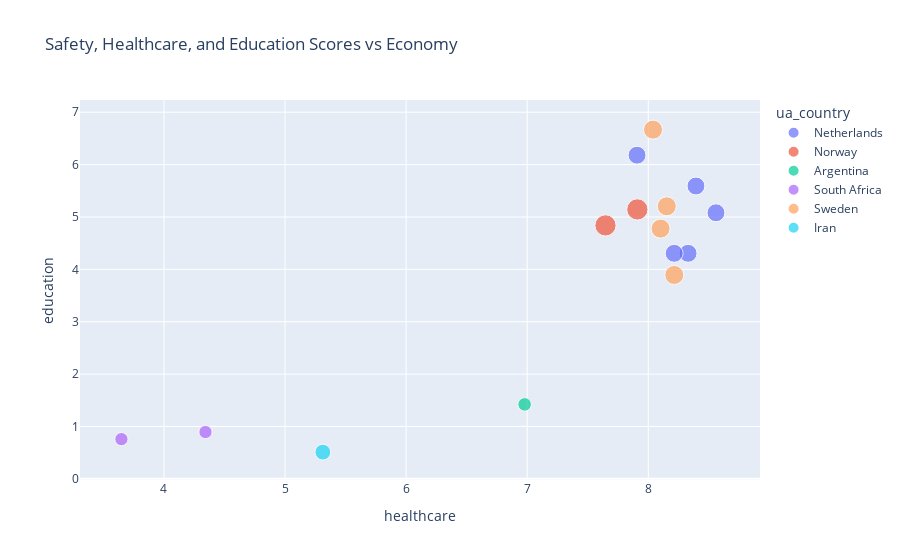

The cell this chart's notebook holds for it:
### Code cell
# @hidden_cell
ua_scores_df['ua_country'] = ua_scores_df['ua_country'].str.strip()

countries = ['Netherlands', 'Sweden', 'Norway', 'Argentina', 'South Africa', 'Iran']

subset_df_big = ua_scores_df[ua_scores_df['ua_country'].isin(countries)]

fig_bubble = px.scatter(
    subset_df_big,
    x='healthcare',
    y='education',
    size='economy',
    color='ua_country',
    hover_name='ua_name',
    title='Safety, Healthcare, and Education Scores vs Economy',
    labels={
        'cost_of_living': 'Cost of Living',
        'economy': 'Economy Score',
        'housing': 'Housing Score'
    },
    size_max=15
)

fig_bubble.show()

### Figure 1 — Plotly figure (JSON) as saved in the notebook; plotly's stock layout.template omitted (floating-point values rounded to 4 significant figures)
{"data": [{"hovertemplate": "<b>%{hovertext}</b><br><br>ua_country=Netherlands<br>healthcare=%{x}<br>education=%{y}<br>Economy Score=%{marker.size}<extra></extra>", "hovertext": ["Amsterdam", "Eindhoven", "Rotterdam", "The Hague", "Utrecht"], "legendgroup": "Netherlands", "marker": {"color": "#636efa", "size": [5.053, 5.053, 5.053, 5.053, 5.053], "sizemode": "area", "sizeref": 0.03144, "symbol": "circle"}, "mode": "markers", "name": "Netherlands", "orientation": "v", "showlegend": true, "type": "scatter", "x": [7.907, 8.559, 8.329, 8.214, 8.394], "xaxis": "x", "y": [6.18, 5.08, 4.307, 4.307, 5.591], "yaxis": "y"}, {"hovertemplate": "<b>%{hovertext}</b><br><br>ua_country=Norway<br>healthcare=%{x}<br>education=%{y}<br>Economy Score=%{marker.size}<extra></extra>", "hovertext": ["Bergen", "Oslo"], "legendgroup": "Norway", "marker": {"color": "#EF553B", "size": [7.074, 7.074], "sizemode": "area", "sizeref": 0.03144, "symbol": "circle"}, "mode": "markers", "name": "Norway", "orientation": "v", "showlegend": true, "type": "scatter", "x": [7.647, 7.91], "xaxis": "x", "y": [4.84, 5.145], "yaxis": "y"}, {"hovertemplate": "<b>%{hovertext}</b><br><br>ua_country=Argentina<br>healthcare=%{x}<br>education=%{y}<br>Economy Score=%{marker.size}<extra></extra>", "hovertext": ["Buenos Aires"], "legendgroup": "Argentina", "marker": {"color": "#00cc96", "size": [2.884], "sizemode": "area", "sizeref": 0.03144, "symbol": "circle"}, "mode": "markers", "name": "Argentina", "orientation": "v", "showlegend": true, "type": "scatter", "x": [6.979], "xaxis": "x", "y": [1.422], "yaxis": "y"}, {"hovertemplate": "<b>%{hovertext}</b><br><br>ua_country=South Africa<br>healthcare=%{x}<br>education=%{y}<br>Economy Score=%{marker.size}<extra></extra>", "hovertext": ["Cape Town", "Johannesburg"], "legendgroup": "South Africa", "marker": {"color": "#ab63fa", "size": [2.768, 2.768], "sizemode": "area", "sizeref": 0.03144, "symbol": "circle"}, "mode": "markers", "name": "South Africa", "orientation": "v", "showlegend": true, "type": "scatter", "x": [4.343, 3.649], "xaxis": "x", "y": [0.8945, 0.7585], "yaxis": "y"}, {"hovertemplate": "<b>%{hovertext}</b><br><br>ua_country=Sweden<br>healthcare=%{x}<br>education=%{y}<br>Economy Score=%{marker.size}<extra></extra>", "hovertext": ["Gothenburg", "Malmo", "Stockholm", "Uppsala"], "legendgroup": "Sweden", "marker": {"color": "#FFA15A", "size": [5.694, 5.694, 5.694, 5.694], "sizemode": "area", "sizeref": 0.03144, "symbol": "circle"}, "mode": "markers", "name": "Sweden", "orientation": "v", "showlegend": true, "type": "scatter", "x": [8.102, 8.215, 8.039, 8.153], "xaxis": "x", "y": [4.777, 3.893, 6.668, 5.204], "yaxis": "y"}, {"hovertemplate": "<b>%{hovertext}</b><br><br>ua_country=Iran<br>healthcare=%{x}<br>education=%{y}<br>Economy Score=%{marker.size}<extra></extra>", "hovertext": ["Tehran"], "legendgroup": "Iran", "marker": {"color": "#19d3f3", "size": [3.943], "sizemode": "area", "sizeref": 0.03144, "symbol": "circle"}, "mode": "markers", "name": "Iran", "orientation": "v", "showlegend": true, "type": "scatter", "x": [5.312], "xaxis": "x", "y": [0.51], "yaxis": "y"}], "layout": {"legend": {"itemsizing": "constant", "title": {"text": "ua_country"}, "tracegroupgap": 0}, "title": {"text": "Safety, Healthcare, and Education Scores vs Economy"}, "xaxis": {"anchor": "y", "domain": [0, 1], "title": {"text": "healthcare"}}, "yaxis": {"anchor": "x", "domain": [0, 1], "title": {"text": "education"}}}}
